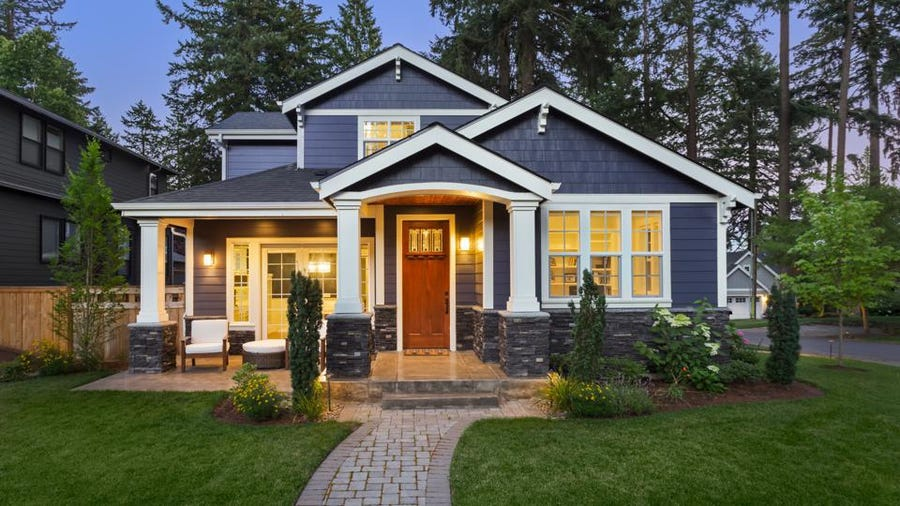
#> input picture house.jpg, 900 x 506 px
$ jupyter execute EXP11.ipynb
#> lines starting #> are read from the running program, lines starting #| are printed output that depends on the picture
[cell 1]
import cv2
import matplotlib.pyplot as plt
import numpy as np
import math
import random

[cell 2]
img = cv2.imread("house.jpg" , 0)
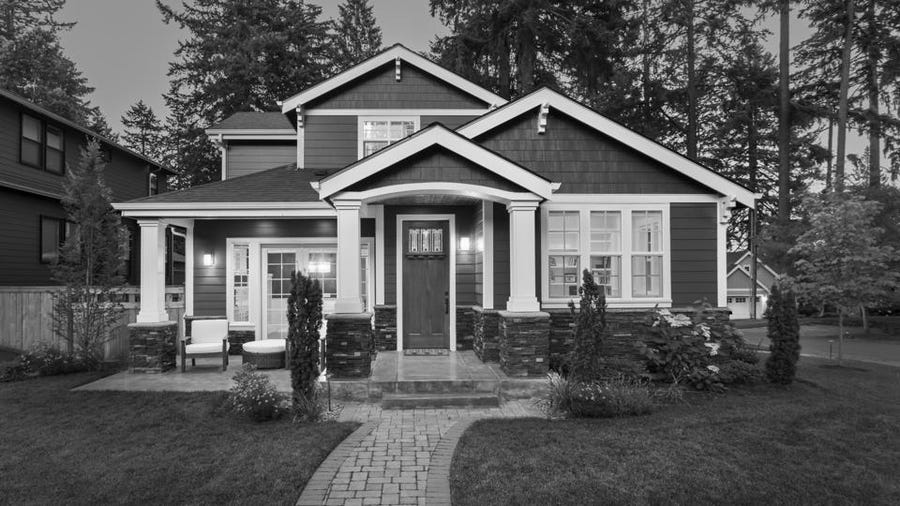
#> img: shape (506, 900); min 0, max 255, mean 90.2
plt.imshow(img , cmap = 'gray')
plt.axis('off')
plt.show()

[cell 3]
#Switch to Frequency Domain

#fourier transform
F = np.fft.fft2(img)
plt.imshow(np.log1p(np.abs(F)), cmap = 'gray')
plt.axis('off')
plt.show()

Fshift = np.fft.fftshift(F)
plt.imshow(np.log1p(np.abs(Fshift)) , cmap = 'gray')
plt.axis('off')
plt.show()
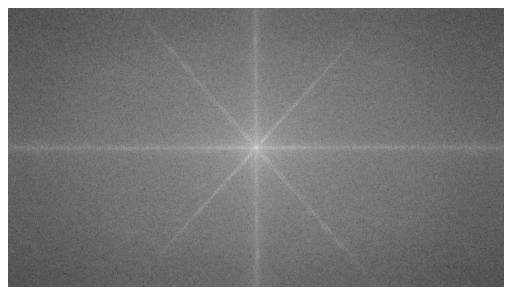
#> figure drawn by matplotlib, 1 panel

[cell 4]
#butterworth low pass filter
M , N = img.shape
#> M = 506; N = 900

H = np.zeros(img.shape)
D0 = 50
n = 3

for u in range(M):
    for v in range(N):
        D = pow(( pow((u - M/2), 2) + pow((v - N/2), 2) ) , 0.5)
        H[u, v] = 1 / (1 + pow((D/D0), 2*n))
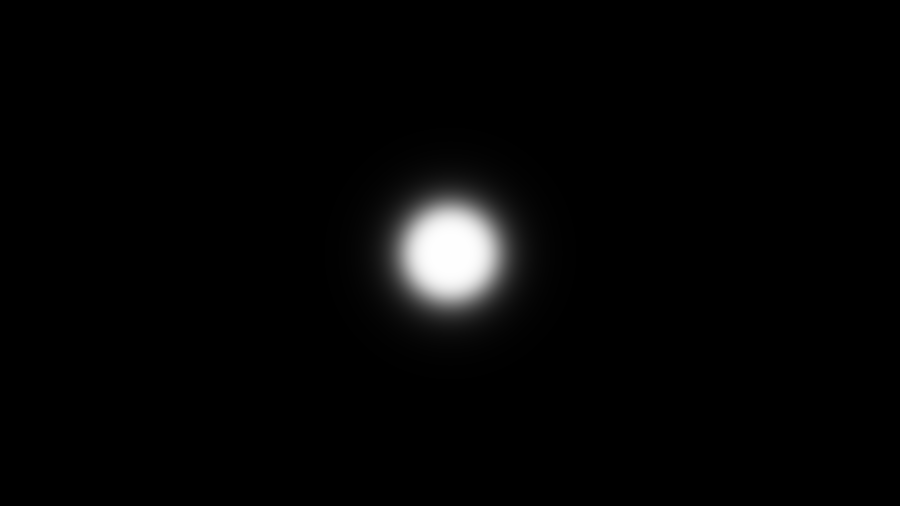
#> H: shape (506, 900) float64; min 8.25e-07, max 1, mean 0.0208

plt.imshow(H , cmap = 'gray')
plt.axis('off')
plt.show()

[cell 5]
Gshift = Fshift * H
plt.imshow(np.log1p(np.abs(Gshift)), cmap = 'gray')
plt.axis('off')
plt.show()
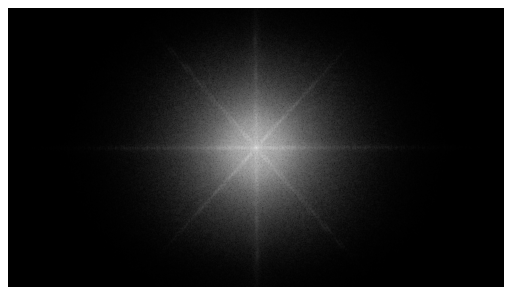
#> figure drawn by matplotlib, 1 panel

#inverse fourier transform
G = np.fft.ifftshift(Gshift)
plt.imshow(np.log1p(np.abs(G)), cmap = 'gray')
plt.axis('off')
plt.show()
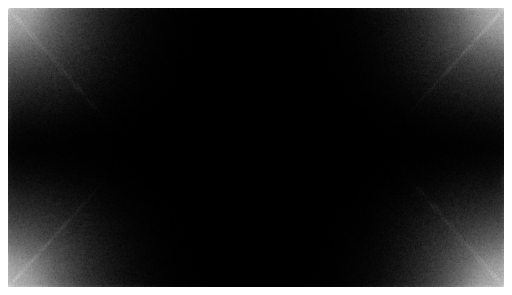
#> figure drawn by matplotlib, 1 panel

g = np.abs(np.fft.ifft2(G))
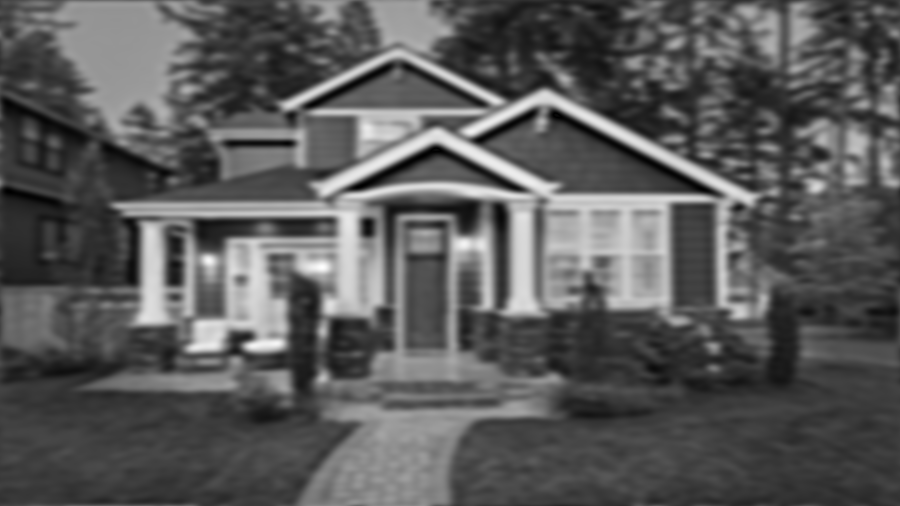
#> g: shape (506, 900) float64; min 0.00617, max 255, mean 90.2; drawn with min black and max white
plt.imshow(g , cmap = 'gray')
plt.axis('off')
plt.show()

[cell 6]
#Butterworth High Pass Filter
H = 1 - H
plt.imshow(H , cmap = 'gray')
plt.axis('off')
plt.show()
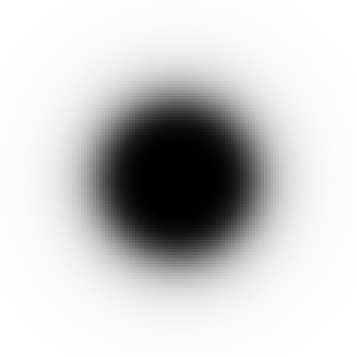
#> figure drawn by matplotlib, 1 panel

Gshift = Fshift * H
plt.imshow(np.log1p(np.abs(Gshift)), cmap = 'gray')
plt.axis('off')
plt.show()
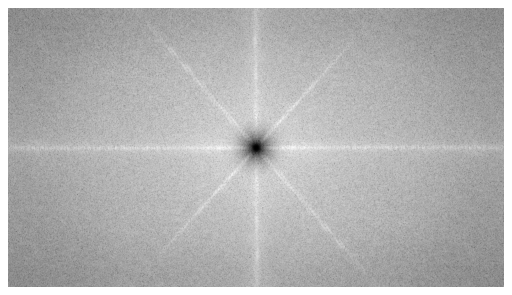
#> figure drawn by matplotlib, 1 panel

G = np.fft.ifftshift(Gshift)
plt.imshow(np.log1p(np.abs(G)) , cmap = 'gray')
plt.axis('off')
plt.show()
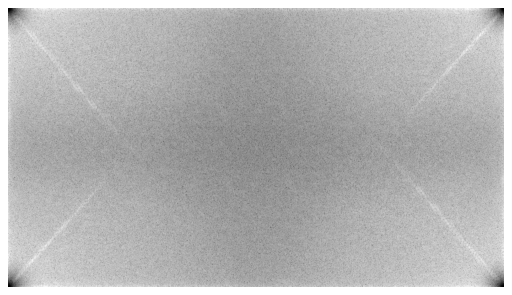
#> figure drawn by matplotlib, 1 panel

g = np.abs(np.fft.ifft2(G))
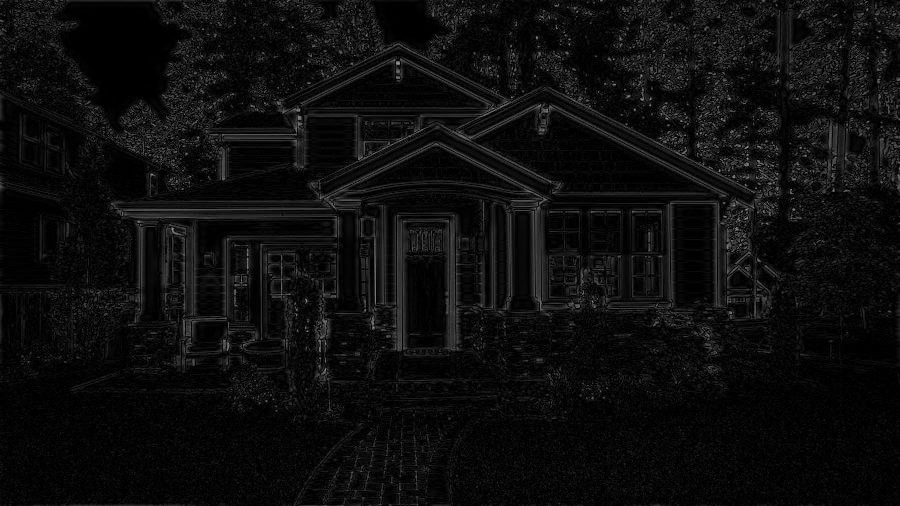
#> g: shape (506, 900) float64; min 2.29e-06, max 155.4, mean 13.9
plt.imshow(g , cmap = 'gray')
plt.axis('off')
plt.show()

$ run again, with flower.jpg copied over house.jpg
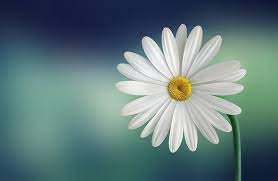
#> input picture flower.jpg, 278 x 181 px
#> `g = np.abs(np.fft.ifft2(G))`:
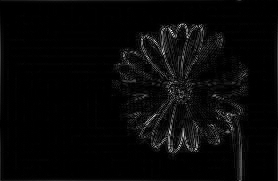
#> g: shape (181, 278) float64; min 0.000163, max 87.23, mean 2.7; drawn with min black and max white
